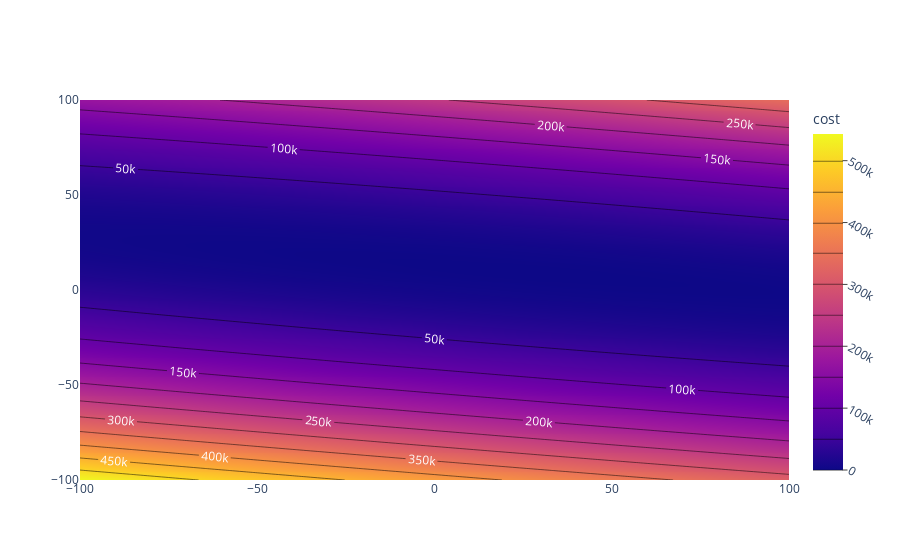

This figure's notebook cell:
### Code cell
import plotly.graph_objects as go

fig = go.Figure(data =
    go.Contour(
        # z=costs,
        # x=ws, # horizontal axis
        # y=bs, # vertical axis
        z=dd["cost"],
        x=dd["ws"], # horizontal axis
        y=dd["bs"], # vertical axis
        
        contours=dict(
            coloring ='heatmap',
            showlabels = True, # show labels on contours
            labelfont = dict( # label font properties
                size = 12,
                color = 'white',
        )),
        colorbar=dict(nticks=10, ticks='outside',
                      ticklen=5, tickwidth=1,
                      title='cost', # title here
                      showticklabels=True,
                      tickangle=30, tickfont_size=12)
        
    ))
fig.show()

### Figure 1 — Plotly figure (JSON) as saved in the notebook; plotly's stock layout.template omitted (floating-point values rounded to 4 significant figures; data arrays with more than 128 entries replaced by an {"elided": "..."} marker saying what was removed)
{"data": [{"autocontour": true, "colorbar": {"nticks": 10, "showticklabels": true, "tickangle": 30, "tickfont": {"size": 12}, "ticklen": 5, "ticks": "outside", "tickwidth": 1, "title": {"text": "cost"}}, "contours": {"coloring": "heatmap", "end": 500000, "labelfont": {"color": "white", "size": 12}, "showlabels": true, "size": 50000, "start": 0}, "type": "contour", "x": {"elided": "201 int values"}, "y": {"elided": "201 int values"}, "z": {"elided": "201x201 float values"}}], "layout": {"autosize": true, "xaxis": {"autorange": true, "range": [-100, 100], "type": "linear"}, "yaxis": {"autorange": true, "range": [-100, 100], "type": "linear"}}}
